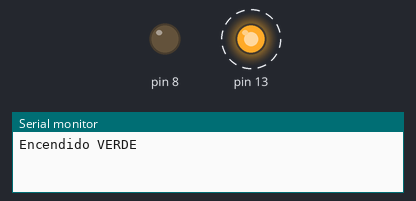
The sketch below on a simulated Arduino Uno, built with avr-gcc and run on an emulated ATmega328P. Parts: output pins drawn as LEDs (lit = HIGH), the last lines printed to the serial monitor. Dashed ring = blinking.

Above: at 0.5 s.
At 2.5 s:
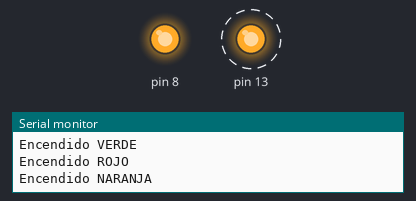
Timing chart, 0 to 5.2 s (numbered marks = the images above):
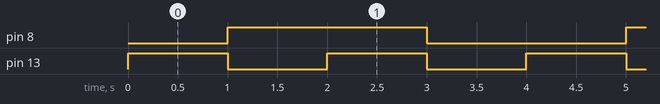

Measured:
- by itself, pin 8: alternates HIGH for 2.0 s and LOW for 2.0 s
- by itself, pin 13: alternates HIGH for 1.0 s and LOW for 1.0 s
- by itself, everything shown: repeats every 4.0 s, in 4 steps

The sketch:

Ejercicio02-Blink_Led_Bicolor.ino
```cpp
// the setup function runs once when you press reset or power the board
void setup() {
  // initialize digital pin 13 as an output.
  Serial.begin(9600);
  pinMode(13, OUTPUT);
  pinMode(8, OUTPUT);
}

// the loop function runs over and over again forever
void loop() {
  digitalWrite(13, HIGH);
  digitalWrite(8, LOW);
  Serial.println("Encendido VERDE");
  delay(1000);              // wait for a second
  digitalWrite(13, LOW);
  digitalWrite(8, HIGH);
  Serial.println("Encendido ROJO");
  delay(1000);              // wait for a second
  digitalWrite(13, HIGH);
  digitalWrite(8, HIGH);
  Serial.println("Encendido NARANJA");
  delay(1000);              // wait for a second
  digitalWrite(13, LOW);
  digitalWrite(8, LOW);
  Serial.println("Apagado");
  delay(1000);              // wait for a second
}
```
